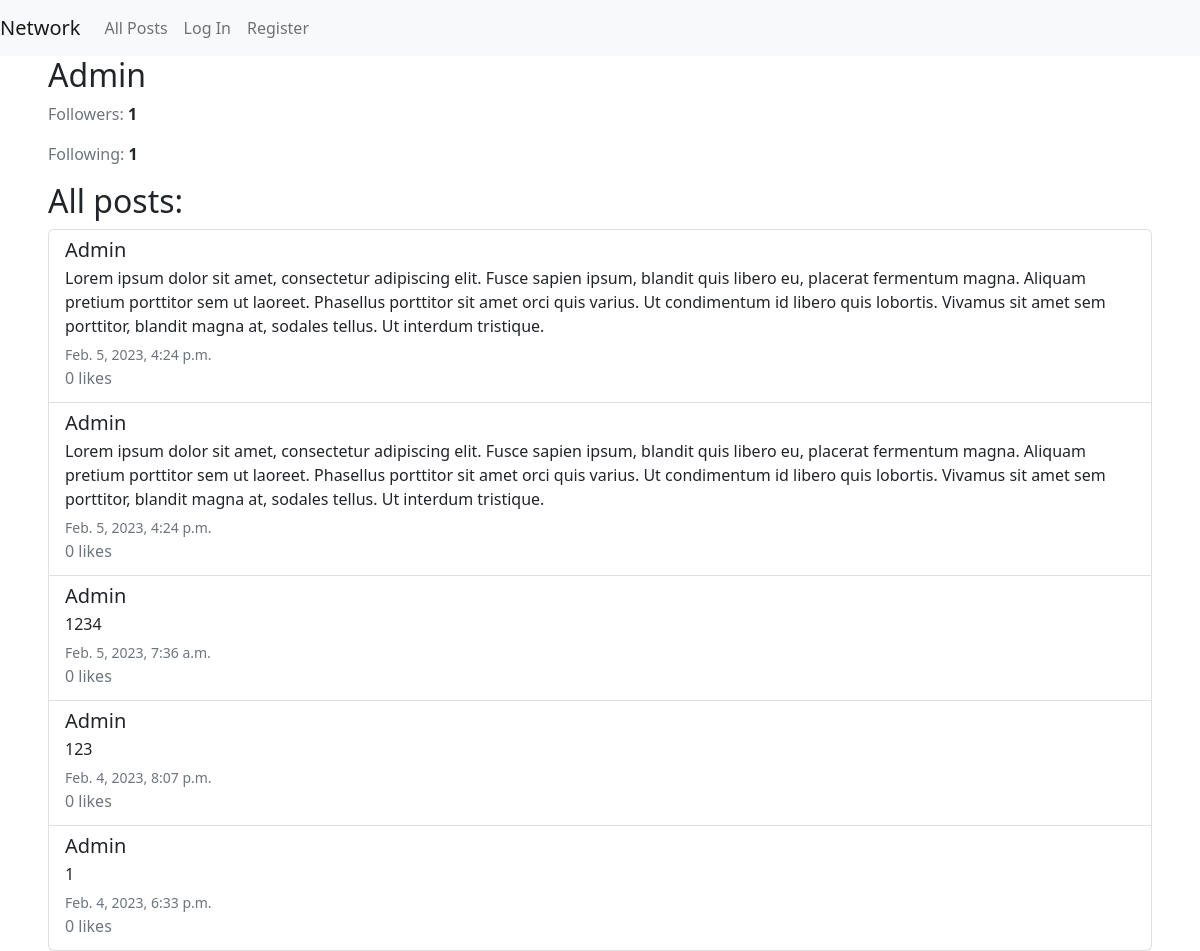
Page /profile/Admin on the committed database.
### network/models.py (models this page shows, shortened)
class User(AbstractUser):
    pass

class Post(models.Model):
    author = models.ForeignKey(User, on_delete=models.CASCADE, blank=True, related_name="author")
    content = models.CharField(max_length=280)
    date = models.DateTimeField(auto_now_add=True)
    likes = models.IntegerField(default=0)

### network/views.py (the view)
# urls.py: path("profile/<str:username>", views.profile_page, name="profile_page"),
def profile_page(request, username):
    user_profile = User.objects.get(username=username)
    profile = Profile.objects.get(owner=user_profile)
    posts = Post.objects.filter(author=user_profile)
    posts_data = []
    for post in posts:
        posts_data.append({
            "content": post.content,
            "author": post.author,
            "date": post.date,
            "likes": post.likes
        })
    sorted_posts_data = sorted(posts_data, key=lambda x: x["date"], reverse=True)
    f = profile.followers.count()
    fw = profile.following.count()
    is_following = request.user in profile.followers.all()
    return render(request, "network/profile_page.html", {
        "user_profile": user_profile,
        "profile": profile,
        "f": f,
        "fw": fw,
        "posts": sorted_posts_data,
        "is_following": is_following
    })

### network/templates/network/profile_page.html (shortened to what this page needs)
{% extends "network/layout.html" %}
{% block body %}
    <div class="d-flex align-items-center">
        <h2>{{ user_profile.username }}</h2>
    </div>
    <p><span class="text-muted">Followers: </span><b>{{ f }}</b><p>
    <p><span class="text-muted">Following: </span><b>{{ fw }}</b><p>
    <h2>All posts:</h2><span>
        <ul class="list-group">
        {% for post in posts %}
            <li class="list-group-item list-group-item-action">
                <h5 class="mb-1">{{ post.author.username }}</h5>
                <p class="mb-1">{{ post.content }}
                </p><small class="text-muted">{{ post.date }}</small>
                <p class="mb-1 text-muted">{{ post.likes }} likes</p>
        {% endfor %}
        </ul>
        {% endblock %}

### rows in the picture
User: username "Admin", author.username "Admin", content "Lorem ipsum dolor sit amet, consectetur adipiscing elit. Fusce sapien ipsum, blandit quis libero eu, placerat fermentum magna. Aliquam pretium porttitor sem ut laoreet. Phasellus porttitor sit amet orci quis varius. Ut condimentum id libero quis lobortis. Vivamus sit amet sem porttitor, blandit magna at, sodales tellus. Ut interdum tristique.", date "Feb. 5, 2023, 4:24 p.m.", likes "0", content "1234", date "Feb. 5, 2023, 7:36 a.m.", content "123", date "Feb. 4, 2023, 8:07 p.m.", content "1", date "Feb. 4, 2023, 6:33 p.m."

### other values in the picture
{{ f }} "1"
{{ fw }} "1"
